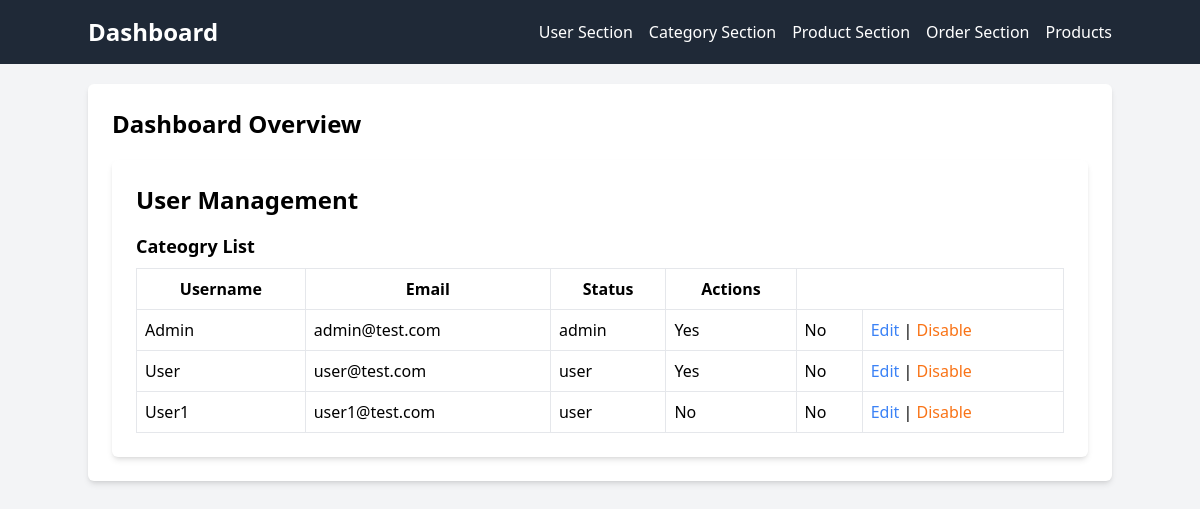
Screenshot of /Pages/dashboard.php?page=category-management with the database file from the repository.
### tables this page shows
CREATE TABLE Users (
    user_id INT PRIMARY KEY AUTO_INCREMENT,
    username VARCHAR(255) UNIQUE NOT NULL,
    email VARCHAR(255) UNIQUE NOT NULL,
    password VARCHAR(255) NOT NULL,
    role ENUM('admin', 'user') DEFAULT 'user',
    verified BOOLEAN DEFAULT FALSE,
    full_name VARCHAR(255) NOT NULL,
    phone_number VARCHAR(15),
    address VARCHAR(255),
    disabled BOOLEAN DEFAULT FALSE NOT NULL,
    city VARCHAR(100)
);

### Includes/database.php (called while the page is built, shortened)
<?php
class Database
{
    private static $connection;
    public static function getConnection()
    {
        if (!self::$connection) {
            self::$connection = new PDO('mysql:host=localhost;dbname=ELECTRONACERV4', 'root', '123');
            self::$connection->setAttribute(PDO::ATTR_ERRMODE, PDO::ERRMODE_EXCEPTION);
        }
        return self::$connection;
    }
}
class BaseDAO
{
    public function __construct()
    {
        $this->db = Database::getConnection();
    }
}

### Includes/classes.php (called while the page is built, shortened)
<?php
class UserDAO extends BaseDAO
{
    public function getAllUsers()
    {
        $query = "SELECT * FROM Users";
        $statement = $this->db->prepare($query);
        $statement->execute();
        $users = $statement->fetchAll(PDO::FETCH_ASSOC);
        return $users;
    }
}

### Pages/category-management.php (the view)
<div class="container mx-auto mt-5 p-6 bg-white shadow-md rounded-md">
    <h2 class="text-2xl font-semibold mb-4">User Management</h2>
    <div>
        <h3 class="text-lg font-semibold mb-2">Cateogry List</h3>
        <table class="w-full border">
            <thead>
                <tr>
                    <th class="border p-2">Username</th>
                    <th class="border p-2">Email</th>
                    <th class="border p-2">Status</th>
                    <th class="border p-2">Actions</th>
                </tr>
            </thead>
            <tbody>
                <?php
                $userDAO = new UserDAO();
                $users = $userDAO->getAllUsers();
                foreach ($users as $user) {
                    echo "<tr>";
                    echo "<td class='border p-2'>{$user['username']}</td>";
                    echo "<td class='border p-2'>{$user['email']}</td>";
                    echo "<td class='border p-2'>{$user['role']}</td>";
                    $verifiedText = ($user['verified'] == 1) ? 'Yes' : 'No';
                    echo "<td class='border p-2'>{$verifiedText}</td>";
                    $statusText = ($user['disabled'] == 1) ? 'Yes' : 'No';
                    echo "<td class='border p-2'>{$statusText}</td>";
                    echo "<td class='border p-2'>";
                    echo "<a href='edit_user.php?id={$user['user_id']}' class='text-blue-500'>Edit</a>";
                    echo " | ";
                    if ($user['disabled']) {
                        echo "<a href='enable_user.php?id={$user['user_id']}' class='text-green-500 hover:underline'>Enable</a>";
                    } else {
                        echo "<a href='disable_user.php?id={$user['user_id']}' class='text-orange-500 hover:underline'>Disable</a>";
                    }
                    echo "</td>";
                    echo "</tr>";
                }
                ?>
            </tbody>
        </table>
    </div>
</div>

### rows the page displays
users: username "Admin", email "admin@test.com", role "admin", verified "Yes", disabled "No"
users: username "User", email "user@test.com", role "user", verified "Yes", disabled "No"
users: username "User1", email "user1@test.com", role "user", verified "No", disabled "No"
